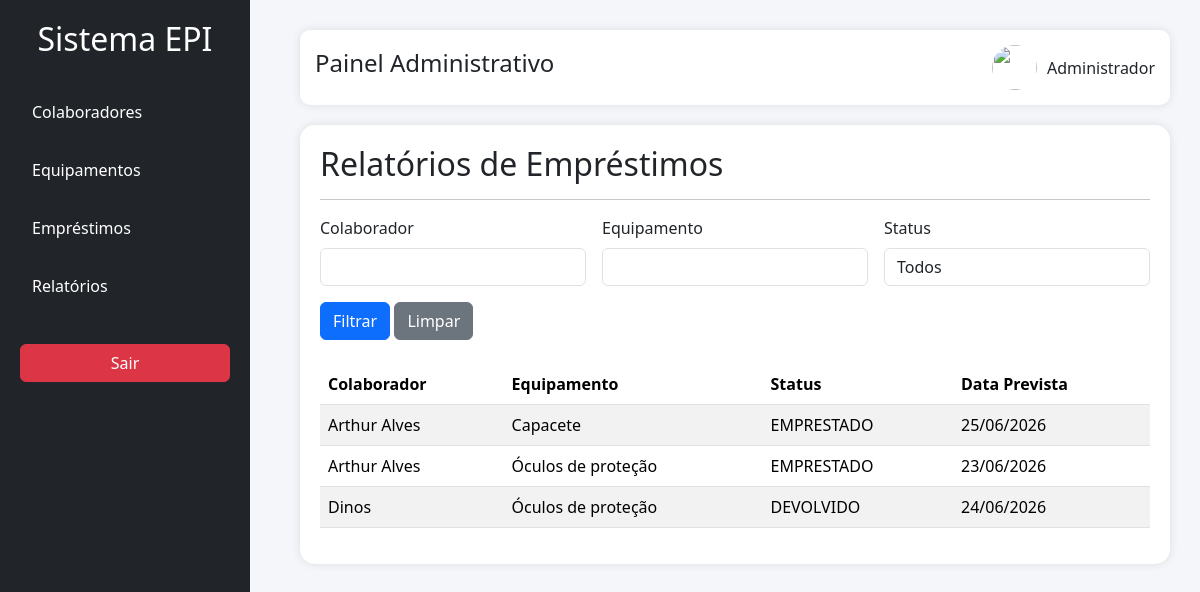
The app's page /emprestimos/relatorios/ (signed in) with its own data.
### emprestimos/models.py (models this page shows, shortened)
class Emprestimo(models.Model):
    STATUS_CHOICES = [
        ('EMPRESTADO', 'Emprestado'),
        ('FORNECIDO', 'Fornecido'),
        ('DEVOLVIDO', 'Devolvido'),
        ('DANIFICADO', 'Danificado'),
        ('PERDIDO', 'Perdido'),
    ]
    colaborador = models.ForeignKey(
        Colaborador,
        on_delete=models.CASCADE
    )
    equipamento = models.ForeignKey(
        Equipamento,
        on_delete=models.CASCADE
    )
    data_emprestimo = models.DateTimeField(
        auto_now_add=True
    )
    data_prevista_devolucao = models.DateTimeField()
    data_devolucao = models.DateTimeField(
        null=True,
        blank=True
    )
    status = models.CharField(
        max_length=20,
        choices=STATUS_CHOICES,
        default='EMPRESTADO'
    )
    observacao_devolucao = models.TextField(
        null=True,
        blank=True
    )

### colaboradores/models.py (models this page shows)
class Colaborador(models.Model):
    nome = models.CharField(max_length=100)
    cpf = models.CharField(max_length=14)
    setor = models.CharField(max_length=50)
    cargo = models.CharField(max_length=50)
    telefone = models.CharField(max_length=20)
    email = models.EmailField()
    def __str__(self):
        return self.nome

### equipamentos/models.py (models this page shows)
class Equipamento(models.Model):
    nome_epi = models.CharField(max_length=100)
    ca = models.CharField(max_length=30)
    quantidade = models.IntegerField()
    validade = models.DateField()
    descricao = models.TextField()
    def __str__(self):
        return self.nome_epi

### emprestimos/views.py (the view)
@login_required
def relatorios(request):
    emprestimos = Emprestimo.objects.all()
    colaborador = request.GET.get('colaborador', '')
    equipamento = request.GET.get('equipamento', '')
    status = request.GET.get('status', '')
    if colaborador:
        emprestimos = emprestimos.filter(
            colaborador__nome__icontains=colaborador
        )
    if equipamento:
        emprestimos = emprestimos.filter(
            equipamento__nome_epi__icontains=equipamento
        )
    if status:
        emprestimos = emprestimos.filter(
            status=status
        )
    return render(
        request,
        'emprestimos/relatorios.html',
        {
            'emprestimos': emprestimos,
            'colaborador': colaborador,
            'equipamento': equipamento,
            'status': status,
        }
    )

### templates/emprestimos/relatorios.html (shortened to what this page needs)
{% extends 'base.html' %}
{% block content %}
<h2>Relatórios de Empréstimos</h2>
<hr>
<form method="get" class="row g-3 mb-4">
    <div class="col-md-4">
        <label class="form-label">Colaborador</label>
        <input
            type="text"
            name="colaborador"
            class="form-control"
            value="{{ colaborador }}"
        >
    </div>
    <div class="col-md-4">
        <label class="form-label">Equipamento</label>
        <input
            type="text"
            name="equipamento"
            class="form-control"
            value="{{ equipamento }}"
        >
    </div>
    <div class="col-md-4">
        <label class="form-label">Status</label>
        <select name="status" class="form-control">
            <option value="">Todos</option>
        </select>
    </div>
    <div class="col-12">
        <button type="submit" class="btn btn-primary">
            Filtrar
        </button>
        <a href="{% url 'relatorios' %}" class="btn btn-secondary">
            Limpar
        </a>
    </div>
</form>
<table class="table table-striped">
    <thead>
        <tr>
            <th>Colaborador</th>
            <th>Equipamento</th>
            <th>Status</th>
            <th>Data Prevista</th>
        </tr>
    </thead>
    <tbody>
        {% for emprestimo in emprestimos %}
        <tr>
            <td>{{ emprestimo.colaborador }}</td>
            <td>{{ emprestimo.equipamento }}</td>
            <td>{{ emprestimo.status }}</td>
            <td>{{ emprestimo.data_prevista_devolucao|date:"d/m/Y" }}</td>
        </tr>
        {% empty %}
        <tr>
            <td colspan="4">
                Nenhum empréstimo encontrado.
            </td>
        </tr>
        {% endfor %}
    </tbody>
</table>
{% endblock %}

### templates/base.html (style rules this page uses)
body { margin:0; padding:0; background:#f4f6f9; }

### records on screen
Emprestimo: colaborador "Arthur Alves", equipamento "Capacete", status "EMPRESTADO", data_prevista_devolucao "25/06/2026"
Emprestimo: colaborador "Arthur Alves", equipamento "Óculos de proteção", status "EMPRESTADO", data_prevista_devolucao "23/06/2026"
Emprestimo: colaborador "Dinos", equipamento "Óculos de proteção", status "DEVOLVIDO", data_prevista_devolucao "24/06/2026"
